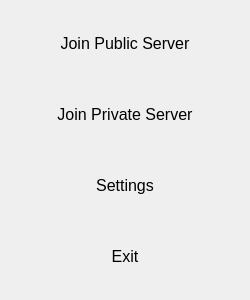
<?xml version="1.0" encoding="UTF-8"?>
<ui version="4.0">
 <class>TitleWidget</class>
 <widget class="QWidget" name="TitleWidget">
  <property name="geometry">
   <rect>
    <x>0</x>
    <y>0</y>
    <width>250</width>
    <height>300</height>
   </rect>
  </property>
  <property name="sizePolicy">
   <sizepolicy hsizetype="Minimum" vsizetype="Minimum">
    <horstretch>0</horstretch>
    <verstretch>0</verstretch>
   </sizepolicy>
  </property>
  <property name="windowTitle">
   <string>Form</string>
  </property>
  <layout class="QVBoxLayout" name="verticalLayout">
   <item>
    <widget class="QPushButton" name="btnPublic">
     <property name="sizePolicy">
      <sizepolicy hsizetype="MinimumExpanding" vsizetype="MinimumExpanding">
       <horstretch>0</horstretch>
       <verstretch>0</verstretch>
      </sizepolicy>
     </property>
     <property name="font">
      <font>
       <pointsize>12</pointsize>
      </font>
     </property>
     <property name="text">
      <string>Join Public Server</string>
     </property>
     <property name="flat">
      <bool>true</bool>
     </property>
    </widget>
   </item>
   <item>
    <widget class="QPushButton" name="btnPrivate">
     <property name="sizePolicy">
      <sizepolicy hsizetype="MinimumExpanding" vsizetype="MinimumExpanding">
       <horstretch>0</horstretch>
       <verstretch>0</verstretch>
      </sizepolicy>
     </property>
     <property name="font">
      <font>
       <pointsize>12</pointsize>
      </font>
     </property>
     <property name="text">
      <string>Join Private Server</string>
     </property>
     <property name="flat">
      <bool>true</bool>
     </property>
    </widget>
   </item>
   <item>
    <widget class="QPushButton" name="btnSettings">
     <property name="sizePolicy">
      <sizepolicy hsizetype="MinimumExpanding" vsizetype="MinimumExpanding">
       <horstretch>0</horstretch>
       <verstretch>0</verstretch>
      </sizepolicy>
     </property>
     <property name="font">
      <font>
       <pointsize>12</pointsize>
      </font>
     </property>
     <property name="text">
      <string>Settings</string>
     </property>
     <property name="flat">
      <bool>true</bool>
     </property>
    </widget>
   </item>
   <item>
    <widget class="QPushButton" name="btnExit">
     <property name="sizePolicy">
      <sizepolicy hsizetype="MinimumExpanding" vsizetype="MinimumExpanding">
       <horstretch>0</horstretch>
       <verstretch>0</verstretch>
      </sizepolicy>
     </property>
     <property name="font">
      <font>
       <pointsize>12</pointsize>
      </font>
     </property>
     <property name="text">
      <string>Exit</string>
     </property>
     <property name="flat">
      <bool>true</bool>
     </property>
    </widget>
   </item>
  </layout>
 </widget>
 <resources/>
 <connections/>
</ui>
